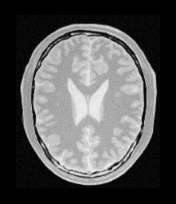
#> input picture images/img_org.PNG, 176 x 204 px, found by its file name
$ python phase_correlation.py
#> lines starting #> are read from the running program, lines starting #| are printed output that depends on the picture; long printed decimals are rounded
import numpy as np
import matplotlib.pyplot as plt
from scipy.fft import fft2, ifft2, fftshift
from PIL import Image
import cv2

def load_image(image_path, grayscale=True):
    """Charge une image depuis un fichier"""
    try:
        img = Image.open(image_path)
        if grayscale:
            img = img.convert('L')
        img = np.array(img, dtype=np.float64)
        print(f"✅ Image chargée: {img.shape}, dtype: {img.dtype}")
        return img
    except Exception as e:
        print(f"❌ Erreur lors du chargement de {image_path}: {e}")
        return None

def phase_correlation_for_personal_images(img1_path, img2_path):
    """
    Corrélation de phase pour tes images personnelles

    Parameters:
    img1_path, img2_path: str, chemins vers tes images

    Returns:
    results: dict avec tous les résultats
    """

    print("🔍 === CORRÉLATION DE PHASE - TES IMAGES ===")

    # 1. Chargement des images
    print("\n📂 Chargement des images...")
    img1 = load_image(img1_path)
    img2 = load_image(img2_path)

    if img1 is None or img2 is None:
        print("❌ Impossible de charger les images")
        return None

    # 2. Vérification et redimensionnement
    print(f"Image 1: {img1.shape}")
    print(f"Image 2: {img2.shape}")

    if img1.shape != img2.shape:
        min_h = min(img1.shape[0], img2.shape[0])
        min_w = min(img1.shape[1], img2.shape[1])
        img1 = cv2.resize(img1, (min_w, min_h))
        img2 = cv2.resize(img2, (min_w, min_h))
        print(f"🔄 Images redimensionnées à: {min_h}x{min_w}")

    # 3. Prétraitement (padding pour éviter l'aliasing)
    h, w = img1.shape
    new_h, new_w = 2*h - 1, 2*w - 1

    img1_pad = np.zeros((new_h, new_w))
    img2_pad = np.zeros((new_h, new_w))
    img1_pad[:h, :w] = img1
    img2_pad[:h, :w] = img2

    # Normalisation
    img1_pad = (img1_pad - np.mean(img1_pad)) / (np.std(img1_pad) + 1e-10)
    img2_pad = (img2_pad - np.mean(img2_pad)) / (np.std(img2_pad) + 1e-10)

    # 4. ALGORITHME DE CORRÉLATION DE PHASE
    print("\n🧮 Algorithme de corrélation de phase:")

    # Étape 1: Calculer les TF de I1 et I2
    print("   1️⃣ Calcul des transformées de Fourier...")
    F1 = fft2(img1_pad)
    F2 = fft2(img2_pad)

    # Étape 2: Calculer R(u,v) = F1*conj(F2) / |F1*conj(F2)|
    print("   2️⃣ Calcul du spectre de puissance croisée normalisé...")
    cross_power = F1 * np.conj(F2)
    magnitude = np.abs(cross_power)

    # Éviter division par zéro
    epsilon = 1e-10
    magnitude = np.where(magnitude < epsilon, epsilon, magnitude)

    # Normalisation par l'amplitude (CŒUR DE LA CORRÉLATION DE PHASE)
    R = cross_power / magnitude

    # Étape 3: Calculer la TF inverse
    print("   3️⃣ Transformée de Fourier inverse...")
    phase_corr = np.real(ifft2(R))
    phase_corr = fftshift(phase_corr)

    # Étape 4: Rechercher le maximum
    print("   4️⃣ Recherche du pic de corrélation...")
    max_idx = np.unravel_index(np.argmax(phase_corr), phase_corr.shape)
    max_val = phase_corr[max_idx]

    # Calculer la translation
    center_y, center_x = np.array(phase_corr.shape) // 2
    ty = max_idx[0] - center_y
    tx = max_idx[1] - center_x

    # 5. Calcul de la confiance
    # En corrélation de phase, on évalue la netteté du pic
    std_bg = np.std(phase_corr)
    confidence = max_val / std_bg

    # Calculer le SNR (Signal to Noise Ratio)
    mean_bg = np.mean(phase_corr)
    snr = (max_val - mean_bg) / std_bg

    # 6. Comparaison avec corrélation classique
    print("\n🔄 Comparaison avec corrélation classique...")
    classic_corr = np.real(ifft2(F1 * np.conj(F2)))
    classic_corr = fftshift(classic_corr)

    classic_max_idx = np.unravel_index(np.argmax(classic_corr), classic_corr.shape)
    classic_center = np.array(classic_corr.shape) // 2
    classic_ty = classic_max_idx[0] - classic_center[0]
    classic_tx = classic_max_idx[1] - classic_center[1]

    # 7. Résultats
    results = {
        'phase_correlation': phase_corr,
        'classic_correlation': classic_corr,
        'phase_translation': (tx, ty),
        'classic_translation': (classic_tx, classic_ty),
        'confidence': confidence,
        'snr': snr,
        'peak_value': max_val,
        'original_images': (img1, img2)
    }

    # 8. Affichage des résultats
    print(f"\n📊 === RÉSULTATS ===")
    print(f"🎯 Corrélation de PHASE:")
    print(f"   Translation détectée: ({tx}, {ty})")
    print(f"   Confiance: {confidence:.2f}")
    print(f"   SNR: {snr:.2f} dB")
    print(f"   Valeur du pic: {max_val:.6f}")

    print(f"\n🔵 Corrélation CLASSIQUE (pour comparaison):")
    print(f"   Translation détectée: ({classic_tx}, {classic_ty})")
    print(f"   Valeur max: {np.max(classic_corr):.2e}")

    # 9. Interprétation automatique
    print(f"\n🧠 === INTERPRÉTATION ===")
    if abs(tx - classic_tx) <= 1 and abs(ty - classic_ty) <= 1:
        print("✅ Cohérence: Les deux méthodes donnent des résultats similaires")
    else:
        print("⚠️  Différence: Les méthodes donnent des résultats différents")
        print("   → La corrélation de phase peut être plus robuste")

    if confidence > 10:
        print("🟢 Confiance ÉLEVÉE - Translation très fiable")
    elif confidence > 5:
        print("🟡 Confiance MODÉRÉE - Translation probable")
    else:
        print("🔴 Confiance FAIBLE - Translation incertaine")

    return results

def visualize_phase_correlation_results(results):
    """Visualise les résultats de corrélation de phase"""

    if results is None:
        return

    phase_corr = results['phase_correlation']
    classic_corr = results['classic_correlation']
    phase_tx, phase_ty = results['phase_translation']
    classic_tx, classic_ty = results['classic_translation']
    img1, img2 = results['original_images']

    # Créer la figure
    fig, axes = plt.subplots(2, 3, figsize=(18, 12))

    # Ligne 1: Images originales et corrélation de phase
    axes[0,0].imshow(img1, cmap='gray')
    axes[0,0].set_title('Image 1 (Référence)', fontsize=12, fontweight='bold')
    axes[0,0].axis('off')

    axes[0,1].imshow(img2, cmap='gray')
    axes[0,1].set_title('Image 2', fontsize=12, fontweight='bold')
    axes[0,1].axis('off')

    axes[0,2].imshow(phase_corr, cmap='hot')
    axes[0,2].set_title(f'Corrélation de Phase\nTranslation: ({phase_tx}, {phase_ty})',
                       fontsize=12, fontweight='bold', color='red')
    axes[0,2].axis('off')

    # Ligne 2: Comparaisons et profils
    axes[1,0].imshow(classic_corr, cmap='hot')
    axes[1,0].set_title(f'Corrélation Classique\nTranslation: ({classic_tx}, {classic_ty})',
                       fontsize=12, fontweight='bold', color='blue')
    axes[1,0].axis('off')

    # Zoom sur le pic de corrélation de phase
    center_y, center_x = np.array(phase_corr.shape) // 2
    crop_size = 80
    y1, y2 = max(0, center_y - crop_size), min(phase_corr.shape[0], center_y + crop_size)
    x1, x2 = max(0, center_x - crop_size), min(phase_corr.shape[1], center_x + crop_size)

    phase_crop = phase_corr[y1:y2, x1:x2]
    axes[1,1].imshow(phase_crop, cmap='hot')
    axes[1,1].set_title('Zoom sur le pic\n(Corrélation de Phase)', fontsize=10)
    axes[1,1].axis('off')

    # Profils comparatifs
    center_row_phase = phase_corr[center_y + phase_ty, :]
    center_row_classic = classic_corr[center_y + classic_ty, :]

    axes[1,2].plot(center_row_phase, 'r-', label='Phase', linewidth=2)
    axes[1,2].plot(center_row_classic/np.max(center_row_classic), 'b--',
                   label='Classique (normalisée)', alpha=0.7)
    axes[1,2].axvline(center_x + phase_tx, color='red', linestyle=':', alpha=0.8)
    axes[1,2].set_title('Profils de corrélation\n(Coupe horizontale)', fontsize=10)
    axes[1,2].legend()
    axes[1,2].grid(True, alpha=0.3)

    plt.suptitle(f'Analyse de Corrélation de Phase\nConfiance: {results["confidence"]:.2f} | SNR: {results["snr"]:.2f} dB',
                 fontsize=14, fontweight='bold')
    plt.tight_layout()
    plt.show()

# FONCTION PRINCIPALE POUR TES IMAGES
def analyze_my_images(path1, path2):
    """
    Fonction principale pour analyser tes images avec corrélation de phase

    Usage:
    analyze_my_images("mon_image1.jpg", "mon_image2.jpg")
    """
    # Analyser avec corrélation de phase
    results = phase_correlation_for_personal_images(path1, path2)
#> in load_image, img is the input picture: PIL image 176x204 RGBA; mean R, G, B, A 86, 86, 86, 255
#| ✅ Image chargée: (204, 176), dtype: float64
#> call 2 of load_image, with image_path = 'images/img_org_translated_35_48.png', grayscale = True
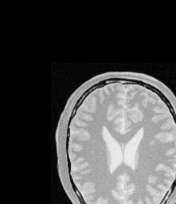
#> input picture images/img_org_translated_35_48.png, 176 x 204 px
#> in load_image, img is the input picture: PIL image 176x204 L; min 0, max 247, mean 69.5
#| ✅ Image chargée: (204, 176), dtype: float64
#| Image 1: (204, 176)
#| Image 2: (204, 176)
#> in phase_correlation_for_personal_images, `img1_pad[:h, :w] = img1`:
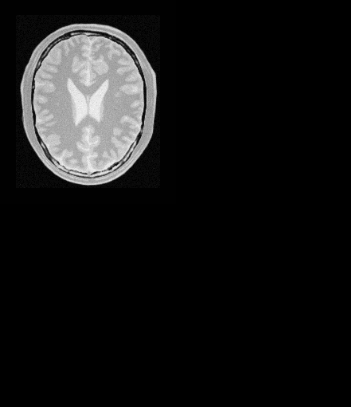
#> img1_pad: shape (407, 351) float64; min 0, max 247, mean 21.6
#> in phase_correlation_for_personal_images, `img2_pad[:h, :w] = img2`:
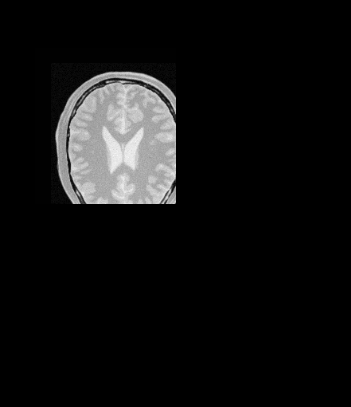
#> img2_pad: shape (407, 351) float64; min 0, max 247, mean 17.5
#> in phase_correlation_for_personal_images, `max_idx = np.unravel_index(np.argmax(phase_corr), phase_corr.shape)`: max_idx = (155, 140)
#> in phase_correlation_for_personal_images, `max_val = phase_corr[max_idx]`: max_val = 0.641
#> in phase_correlation_for_personal_images, `ty = max_idx[0] - center_y`: ty = -48
#> in phase_correlation_for_personal_images, `tx = max_idx[1] - center_x`: tx = -35
#> in phase_correlation_for_personal_images, `std_bg = np.std(phase_corr)`: std_bg = 0.00265
#> in phase_correlation_for_personal_images, `confidence = max_val / std_bg`: confidence = 242.2
#> in phase_correlation_for_personal_images, `mean_bg = np.mean(phase_corr)`: mean_bg = 7.37e-20
#> in phase_correlation_for_personal_images, `snr = (max_val - mean_bg) / std_bg`: snr = 242.2
#> in phase_correlation_for_personal_images, `classic_corr = np.real(ifft2(F1 * np.conj(F2)))`:
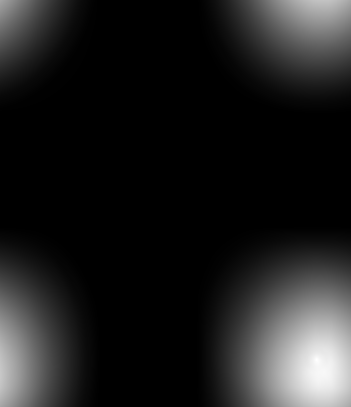
#> classic_corr: shape (407, 351) float64; min -17646.4, max 127670.8, mean 0; drawn with min black and max white
#> in phase_correlation_for_personal_images, `classic_corr = fftshift(classic_corr)`:
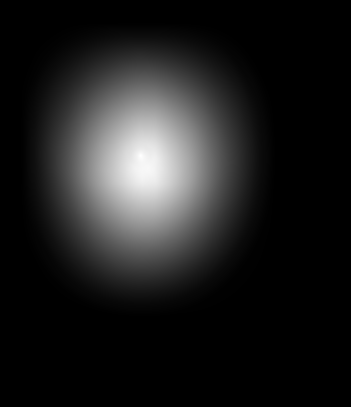
#> classic_corr: shape (407, 351) float64; min -17646.4, max 127670.8, mean 0; drawn with min black and max white
#> in phase_correlation_for_personal_images, `classic_max_idx = np.unravel_index(np.argmax(classic_corr), classic_co..`: classic_max_idx = (155, 140)
#> in phase_correlation_for_personal_images, `classic_ty = classic_max_idx[0] - classic_center[0]`: classic_ty = -48
#> in phase_correlation_for_personal_images, `classic_tx = classic_max_idx[1] - classic_center[1]`: classic_tx = -35
#|    Translation détectée: (-35, -48)
#|    Confiance: 242.24
#|    SNR: 242.24 dB
#|    Valeur du pic: 0.6409
#|    Translation détectée: (-35, -48)
#|    Valeur max: 1.28e+05
#> results = 8 items

    if results is not None:
        # Visualiser les résultats
        visualize_phase_correlation_results(results)
#> in visualize_phase_correlation_results, `phase_tx, phase_ty = results['phase_translation']`: phase_tx = -35; phase_ty = -48
#> in visualize_phase_correlation_results, `classic_tx, classic_ty = results['classic_translation']`: classic_tx = -35; classic_ty = -48
#> in visualize_phase_correlation_results, `center_row_phase = phase_corr[center_y + phase_ty, :]`: center_row_phase = 351 values, max 0.641 at index 140, min -0.0351 at index 141, mean 0.000359
#> in visualize_phase_correlation_results, `center_row_classic = classic_corr[center_y + classic_ty, :]`: center_row_classic = 351 values, max 127670.8 at index 140, min -17646.4 at index 317, mean 31318.6
#> in visualize_phase_correlation_results, `plt.show()`:
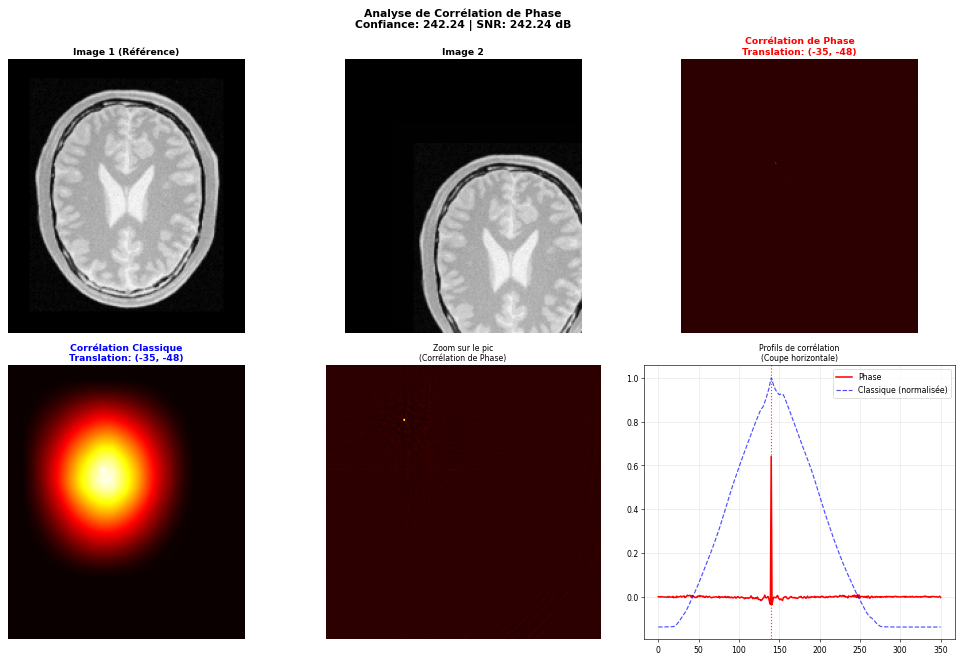
#> figure drawn by matplotlib, 6 panels; panel 6: curve peaks at x = 140, y = 0.641; panel 6: curve peaks at x = 140, y = 1

        # Retourner pour usage ultérieur
        return results
    else:
        print("❌ Échec de l'analyse")
        return None

# USAGE DIRECT
if __name__ == "__main__":
    print("🎯 CORRÉLATION DE PHASE POUR TES IMAGES")
    print("=" * 50)

    # ⚠️ CHANGE CES CHEMINS VERS TES VRAIES IMAGES ⚠️
    image1_path = "images/img_org.png"  # ← TON CHEMIN ICI
    image2_path = "images/img_org_translated_35_48.png"  # ← TON CHEMIN ICI

    try:
        results = analyze_my_images(image1_path, image2_path)
#> results = 8 items

        if results:
            print(f"\n🎉 Analyse terminée avec succès!")
            print(f"📈 Translation finale: {results['phase_translation']}")
#| 📈 Translation finale: (-35, -48)

    except FileNotFoundError:
        print("❌ Images non trouvées!")
        print("💡 Vérifie les chemins:")
        print(f"   - {image1_path}")
        print(f"   - {image2_path}")
        print("\n🔧 Change les chemins dans le code à la ligne 'image1_path = ...'")
    except Exception as e:
        print(f"❌ Erreur: {e}")
